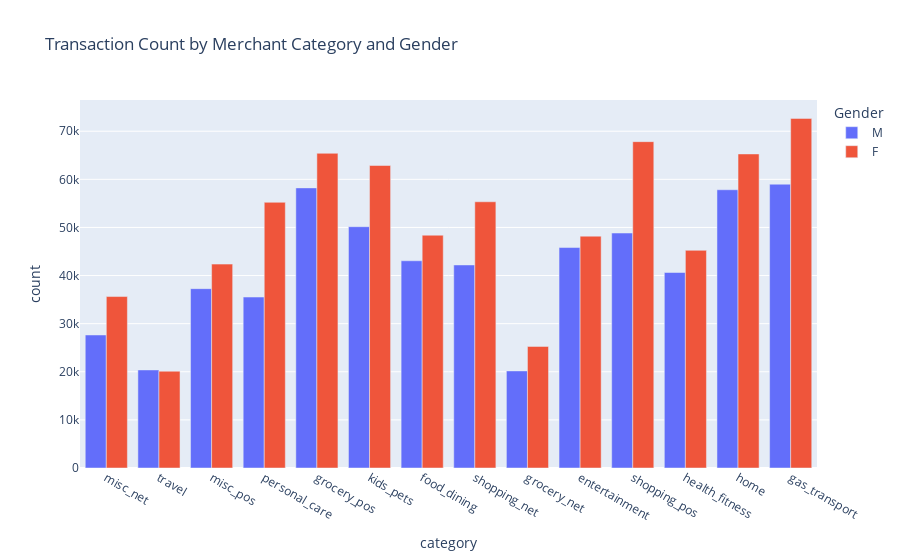

The notebook cell saved with this chart:
### Code cell
fig = px.bar(
    mf_df,
    x="category",
    y="count",
    color="gender",
    barmode="group",  # 'group' creates clustered bars
    title="Transaction Count by Merchant Category and Gender",
    labels={"merchant_category": "Merchant Category", "transaction_count": "Transaction Count", "gender": "Gender"}
)

fig.show()

### Figure 1 — Plotly figure (JSON) as saved in the notebook; plotly's stock layout.template omitted (floating-point values rounded to 4 significant figures)
{"data": [{"alignmentgroup": "True", "hovertemplate": "Gender=M<br>category=%{x}<br>count=%{y}<extra></extra>", "legendgroup": "M", "marker": {"color": "#636efa", "pattern": {"shape": ""}}, "name": "M", "offsetgroup": "M", "orientation": "v", "showlegend": true, "textposition": "auto", "type": "bar", "x": ["misc_net", "travel", "misc_pos", "personal_care", "grocery_pos", "kids_pets", "food_dining", "shopping_net", "grocery_net", "entertainment", "shopping_pos", "health_fitness", "home", "gas_transport"], "xaxis": "x", "y": [27648, 20385, 37277, 35531, 58226, 50158, 43072, 42208, 20178, 45825, 48841, 40635, 57836, 58992], "yaxis": "y"}, {"alignmentgroup": "True", "hovertemplate": "Gender=F<br>category=%{x}<br>count=%{y}<extra></extra>", "legendgroup": "F", "marker": {"color": "#EF553B", "pattern": {"shape": ""}}, "name": "F", "offsetgroup": "F", "orientation": "v", "showlegend": true, "textposition": "auto", "type": "bar", "x": ["shopping_pos", "entertainment", "health_fitness", "kids_pets", "shopping_net", "food_dining", "misc_net", "travel", "misc_pos", "grocery_pos", "personal_care", "home", "grocery_net", "gas_transport"], "xaxis": "x", "y": [67831, 48189, 45244, 62877, 55335, 48389, 35639, 20122, 42378, 65412, 55227, 65279, 25274, 72667], "yaxis": "y"}], "layout": {"barmode": "group", "legend": {"title": {"text": "Gender"}, "tracegroupgap": 0}, "title": {"text": "Transaction Count by Merchant Category and Gender"}, "xaxis": {"anchor": "y", "domain": [0, 1], "title": {"text": "category"}}, "yaxis": {"anchor": "x", "domain": [0, 1], "title": {"text": "count"}}}}
